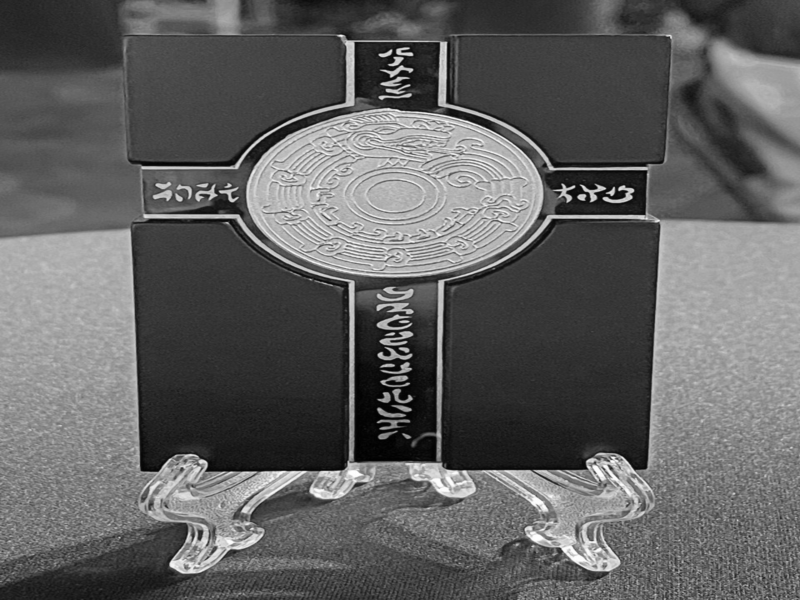
#> input picture HW2/SampleImage/sample1.png, 800 x 600 px
$ python dip_hw2.py
#> lines starting #> are read from the running program, lines starting #| are printed output that depends on the picture; after the words box and inside, x2 and y2 are one past the last pixel; in counts of white or black regions, pixels touching at a corner belong together
#> further down, sample1 is the input picture: PIL image 800x600 L; min 0, max 254, mean 97.1
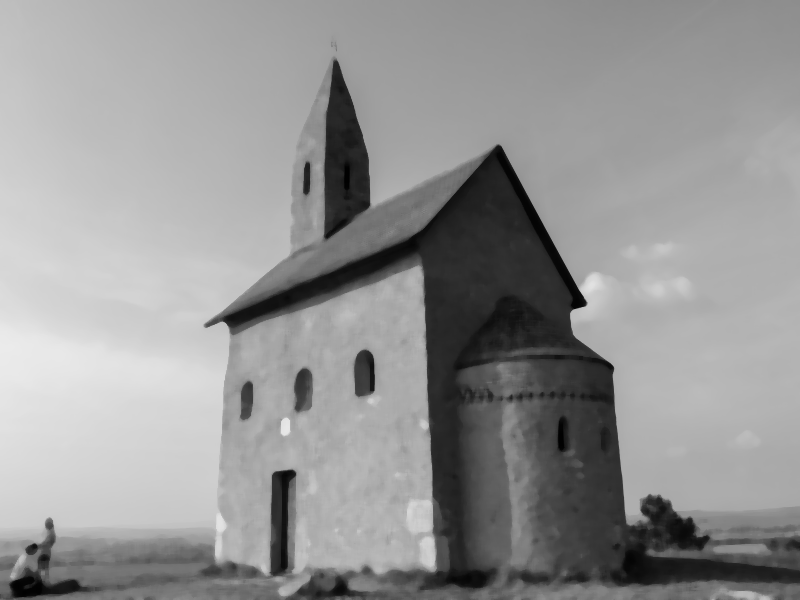
#> input picture HW2/SampleImage/sample2.png, 800 x 600 px
#> further down, sample2 is the input picture: PIL image 800x600 L; min 1, max 235, mean 148.5
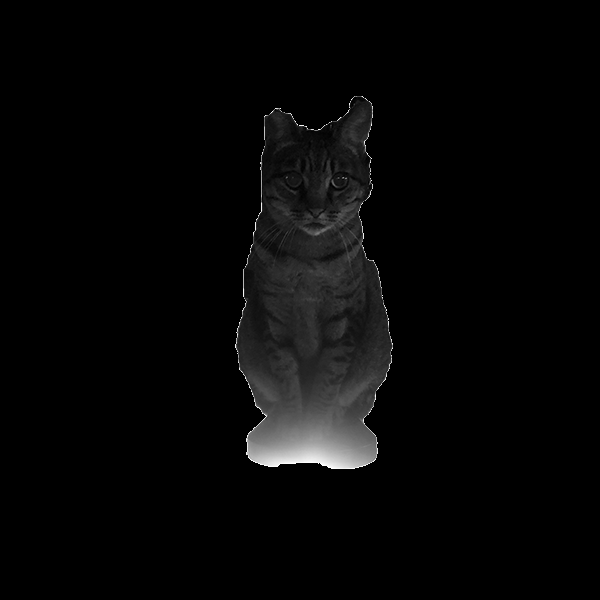
#> input picture HW2/SampleImage/sample3.png, 600 x 600 px
#> further down, sample3 is the input picture: PIL image 600x600 L; min 0, max 254, mean 6.6
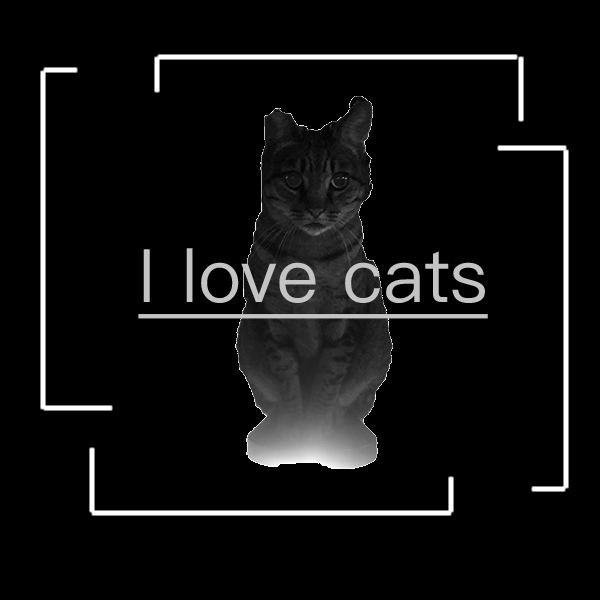
#> input picture HW2/SampleImage/sample5.png, 600 x 600 px
import os
import math
import numpy as np
from PIL import Image
from matplotlib import pyplot as plt

# [25 lines left out: functions draw_hist, np_array_to_2d_grayscale_image, not called in this run]

def get_Sobel_edge_image(img, threshold):
#> called with threshold = 40
    image_gradient = Image.new('L', (img.width, img.height))
#> image_gradient: PIL image 800x600 L; every value is 0
    edge_map = Image.new('1', (img.width, img.height))
    array_img = np.array(img, dtype=int)
    array_img = np.pad(array_img, ((1, 1), (1, 1)), 'edge')
#> array_img: shape (602, 802) int64
    k = 2
    for y in range(1, array_img.shape[0]-1):
        for x in range(1, array_img.shape[1]-1):
            gr = (1/(k+2))*((array_img[y-1,x+1]+k*array_img[y,x+1]+array_img[y+1,x+1])
                            -(array_img[y-1,x-1]+k*array_img[y,x-1]+array_img[y+1,x-1]))
            gc = (1/(k+2))*((array_img[y-1,x-1]+k*array_img[y-1,x]+array_img[y-1,x+1])
                            -(array_img[y+1,x-1]+k*array_img[y+1,x]+array_img[y+1,x+1]))
            g = (gr**2+gc**2)**0.5
            image_gradient.putpixel((x-1, y-1), int(g))
            if(g < threshold):
                edge_map.putpixel((x-1, y-1), 0)
            else:
                edge_map.putpixel((x-1, y-1), 1)
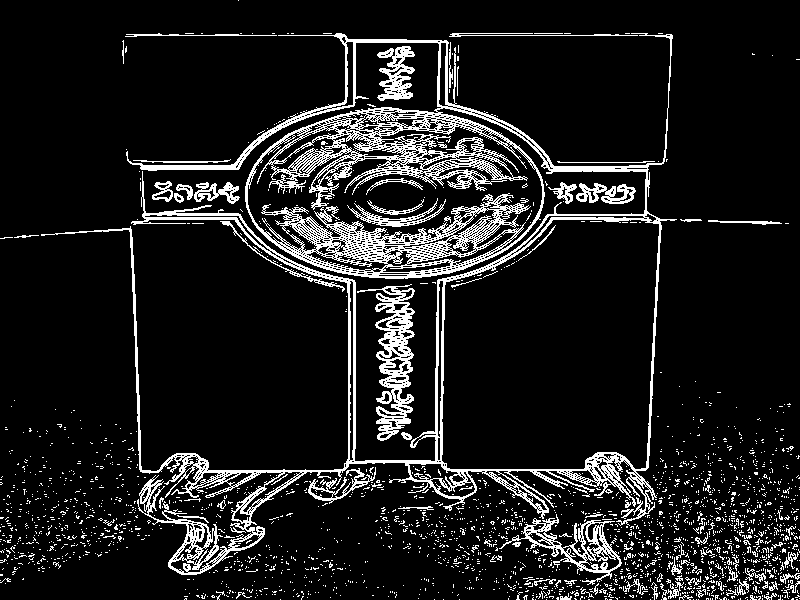
#> edge_map: PIL image 800x600 1; 11.5% white in thin lines or dots
    return image_gradient,  edge_map

def get_Canny_edge_image(img, th, tl):
#> called with th = 50, tl = 25
    edge_map = Image.new('1', (img.width, img.height))

    # step 1
    gaussian_filter_5x5_sigma_1_4 = np.array([[2 , 4 , 5 , 4 , 2 ],
                                              [4 , 9 , 12, 9 , 4 ],
                                              [5 , 12, 15, 12, 5 ],
                                              [4 , 9 , 12, 9 , 4 ],
                                              [2 , 4 , 5 , 4 , 2 ]], dtype=int)
    array_img = np.array(img, dtype=int)
    array_img = np.pad(array_img, ((2, 2), (2, 2)), 'edge')
#> array_img: shape (604, 804) int64
    img_smooth = Image.new('L', (img.width, img.height))
    for y in range(2, array_img.shape[0]-2):
        for x in range(2, array_img.shape[1]-2):
            sum = 0
            for j in range(0, 5):
                for i in range(0, 5):
                    sum += array_img[y+j-2, x+i-2]*gaussian_filter_5x5_sigma_1_4[j, i]
            sum /= 159
            img_smooth.putpixel((x-2, y-2), int(sum))

    # step 2
    array_img_smooth = np.array(img_smooth, dtype=int)
    array_img_smooth_g = np.zeros((img_smooth.height, img_smooth.width), dtype=float)
    array_img_smooth_t = np.zeros((img_smooth.height, img_smooth.width), dtype=float)
    array_img_smooth = np.pad(array_img_smooth, ((1, 1), (1, 1)), 'edge')
#> array_img_smooth: shape (602, 802) int64
    k = 2
    for y in range(1, array_img_smooth.shape[0]-1):
        for x in range(1, array_img_smooth.shape[1]-1):
            gr = (1/(k+2))*((array_img_smooth[y-1,x+1]+k*array_img_smooth[y,x+1]+array_img_smooth[y+1,x+1])
                            -(array_img_smooth[y-1,x-1]+k*array_img_smooth[y,x-1]+array_img_smooth[y+1,x-1]))
            gc = (1/(k+2))*((array_img_smooth[y-1,x-1]+k*array_img_smooth[y-1,x]+array_img_smooth[y-1,x+1])
                            -(array_img_smooth[y+1,x-1]+k*array_img_smooth[y+1,x]+array_img_smooth[y+1,x+1]))
            array_img_smooth_g[y-1,x-1] = (gr**2+gc**2)**0.5
            if(gr == 0):                                    # avoid divide by zero
                gr = 10e-8
            array_img_smooth_t[y-1,x-1] = math.atan(gc/(gr))
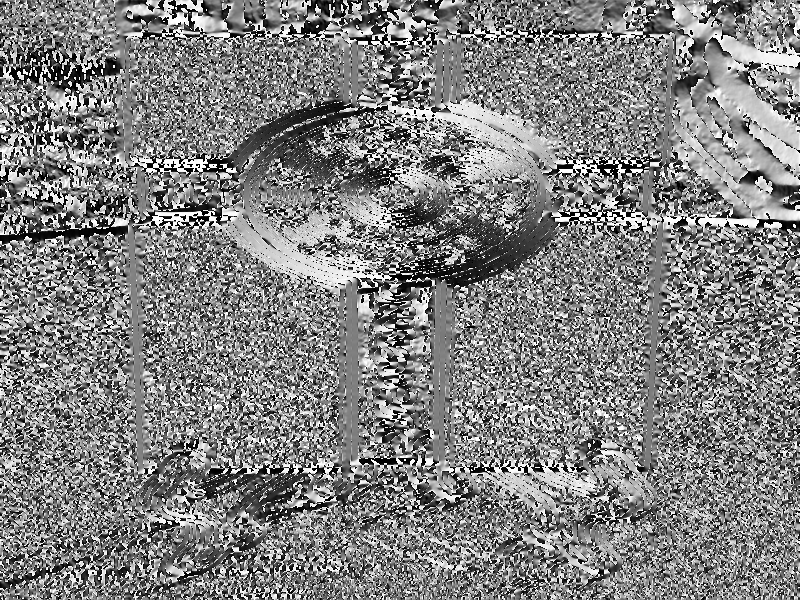
#> array_img_smooth_t: shape (600, 800) float64; min -1.57, max 1.57, mean 0.0208; drawn with min black and max white

    # step 3
    array_img_smooth_g_new = np.copy(array_img_smooth_g)
    array_img_smooth_g = np.pad(array_img_smooth_g, ((1, 1), (1, 1)), 'edge')
#> array_img_smooth_g: shape (602, 802) float64
    for y in range(1, array_img_smooth_g.shape[0]-1):
        for x in range(1, array_img_smooth_g.shape[1]-1):
            degree = int(math.degrees(array_img_smooth_t[y-1,x-1])%180)
            if(degree < 0):
                degree += 180
            if(degree < 22.5 or degree > 157.5):
                if(array_img_smooth_g[y, x] <= array_img_smooth_g[y, x+1]
                   or array_img_smooth_g[y, x] <= array_img_smooth_g[y, x-1]):
                    array_img_smooth_g_new[y-1, x-1] = 0
            elif(degree >= 22.5 and degree < 67.5):
                if(array_img_smooth_g[y, x] <= array_img_smooth_g[y-1, x+1]
                   or array_img_smooth_g[y, x] <= array_img_smooth_g[y+1, x-1]):
                    array_img_smooth_g_new[y-1, x-1] = 0
            elif(degree >= 67.5 and degree < 112.5):
                if(array_img_smooth_g[y, x] <= array_img_smooth_g[y-1, x]
                   or array_img_smooth_g[y, x] <= array_img_smooth_g[y+1, x]):
                    array_img_smooth_g_new[y-1, x-1] = 0
            elif(degree >= 112.5 and degree < 157.5):
                if(array_img_smooth_g[y, x] <= array_img_smooth_g[y-1, x-1]
                   or array_img_smooth_g[y, x] <= array_img_smooth_g[y+1, x+1]):
                    array_img_smooth_g_new[y-1, x-1] = 0

    # step 4
    array_img_edge = np.zeros((img.height, img.width), dtype=int)
    for y in range(0, array_img_smooth_g_new.shape[0]):
        for x in range(0, array_img_smooth_g_new.shape[1]):
            if(array_img_smooth_g[y, x] >= th):     # Edge Pixel
                array_img_edge[y, x] = 2
            elif(array_img_smooth_g[y, x] < tl):    # Non-edge Pixel
                array_img_edge[y, x] = 0
            else:                                   # Candidate Pixel
                array_img_edge[y, x] = 1
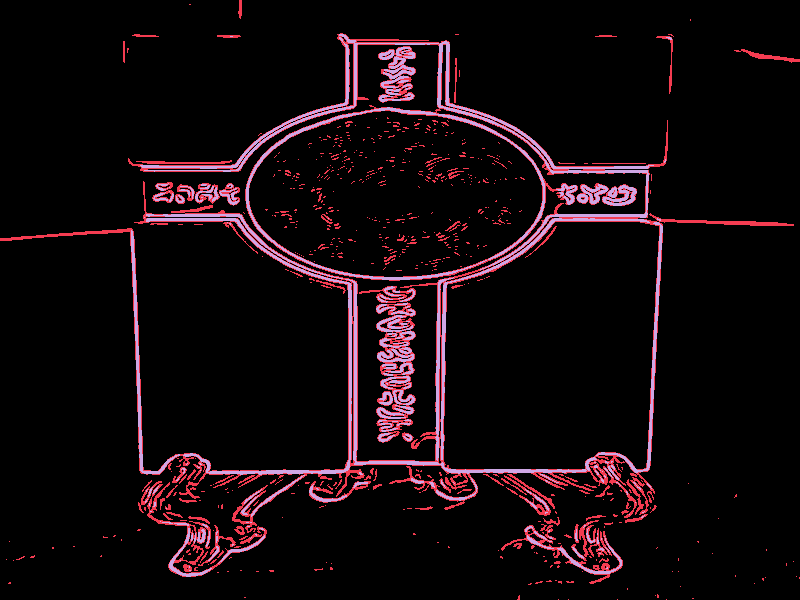
#> array_img_edge: shape (600, 800) int64; 3 distinct labels, from 0 to 2; one colour per label, 0 black

    # step 5
    array_img_edge = np.pad(array_img_edge, ((1, 1), (1, 1)), 'edge')
    for y in range(1, array_img_edge.shape[0]-1):
        for x in range(1, array_img_edge.shape[1]-1):
            if(array_img_edge[y, x] == 2):
                edge_map.putpixel((x-1, y-1), 1)
            elif(array_img_edge[y, x] == 0):
                edge_map.putpixel((x-1, y-1), 0)
            else:
                if(array_img_edge[y-1, x-1] > 0 or array_img_edge[y-1, x] > 0 or
                   array_img_edge[y-1, x+1] > 0 or array_img_edge[y, x-1] > 0 or
                   array_img_edge[y, x+1] > 0 or array_img_edge[y+1, x-1] > 0 or
                   array_img_edge[y+1, x] > 0 or array_img_edge[y+1, x+1] > 0):
                    edge_map.putpixel((x-1, y-1), 1)
                else:
                    edge_map.putpixel((x-1, y-1), 0)
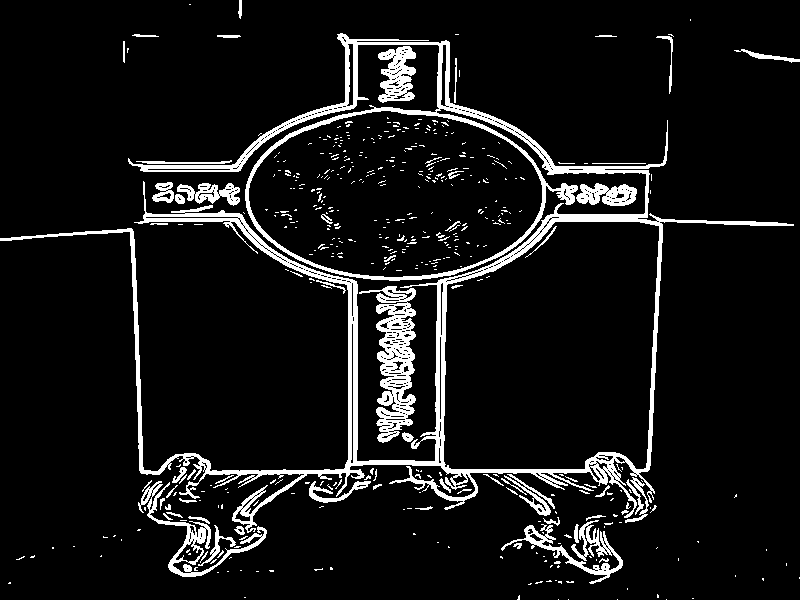
#> edge_map: PIL image 800x600 1; 8.5% white; 471 white regions (404 under 20 px), largest, box (x1, y1, x2, y2) and area: (0, 33, 794, 533) 23792, (359, 286, 416, 443) 3822, (138, 481, 267, 577) 1726
    return edge_map

# [164 lines left out: functions get_LoG_edge_image, get_edge_crispening_image, get_morph_optim_image, get_4_cat_image, get_warp_cat_image, not called in this run]

def get_huge_space(edge_map):
    plt.title('Huge Space')
    plt.xlabel('theta')
    plt.ylabel('rho')
    theta = np.linspace(-np.pi, np.pi, num=50)
    for y in range(edge_map.height):
        for x in range(edge_map.width):
            if(edge_map.getpixel((x, y)) > 0):
                a1 = math.sin(theta)
                a2 = x*a1
                a3 = y*a2
                rho = a2+a3
                # rho = x*math.sin(theta)+y*math.sin(theta)
                plt.plot(theta,rho)
    plt.show()
    plt.savefig("ResultImage/result6.png")

if __name__=='__main__':
    # read image & create result folder
    sample1 = Image.open("SampleImage/sample1.png")
    sample2 = Image.open("SampleImage/sample2.png")
    sample3 = Image.open("SampleImage/sample3.png")
    sample5 = Image.open("SampleImage/sample5.png").convert('L')
    os.makedirs('ResultImage', exist_ok=True)

    result1, result2 = get_Sobel_edge_image(sample1, threshold=40)
    result1.save("ResultImage/result1.png")
    result2.save("ResultImage/result2.png")

    result3 = get_Canny_edge_image(sample1, th=50, tl=25)
    result3.save("ResultImage/result3.png")
    '''
    result4 = get_LoG_edge_image(sample1, threshold=5)
    result4.save("ResultImage/result4.png")

    result5 = get_edge_crispening_image(sample2, c=0.65)
    result5.save("ResultImage/result5.png")
    '''
#> (the run stopped early here; a loop or call above may not have finished)
